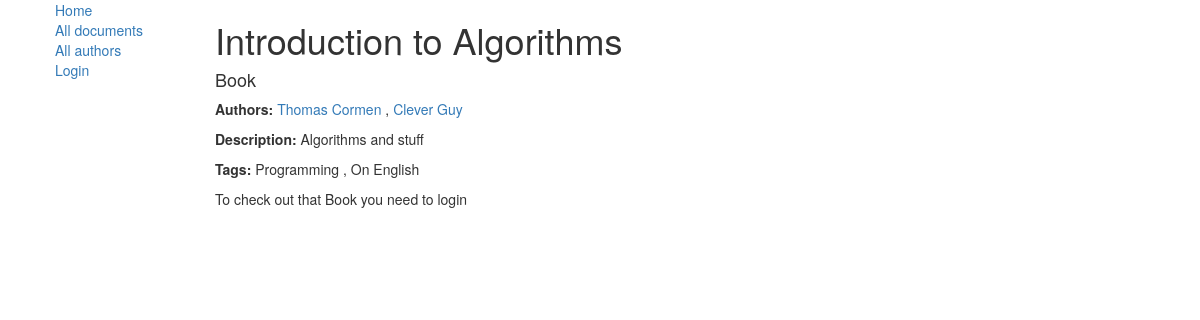
The page /library/document/2 on the database its author committed.
### library/models.py (models this page shows, shortened)
class Document(models.Model):
    title = models.CharField(max_length=100)
    authors = models.ManyToManyField('Author', help_text='Select authors')
    description = models.TextField(max_length=1000, help_text="Enter a description of the document")
    type = models.ForeignKey('DocType', on_delete=models.SET_NULL, null=True)
    tags = models.ManyToManyField('Tag', help_text="Select tags")
    quantity = models.IntegerField(null=True)
    bestseller = models.BooleanField(default=False)

class DocType(models.Model):
    name = models.CharField(max_length=50, help_text="Document type name")
    fields = models.CharField(max_length=1000, blank=True,
                              help_text="Fields labels separated with semicolon. Max: 5")
    max_days = models.IntegerField(help_text='Maximum days for loan in regular case', null=True)
    max_days_bestseller = models.IntegerField(help_text='Maximum days for loan if document is bestseller', null=True)
    max_days_privileges = models.IntegerField(help_text='Maximum days for loan for privileged patrons', null=True)
    class Meta:
        verbose_name = "Document Type"
        verbose_name_plural = "Documents' Types"
    def __str__(self):
        return self.name

class Author(models.Model):
    first_name = models.CharField(max_length=100)
    last_name = models.CharField(max_length=100)
    date_born = models.DateField(null=True, blank=True)
    date_died = models.DateField('Died', null=True, blank=True)
    def get_absolute_url(self):
        return reverse('author-detail', args=[str(self.id)])

class Tag(models.Model):
    caption = models.CharField(max_length=100, blank=True)
    def __str__(self):
        return self.caption

### library/views.py (the view)
# urls.py: url(r'^document/(?P<id>\d+)$', views.get_document_detail, name='document-detail'),
def get_document_detail(request, id):
    user = auth.get_user(request)
    document = Document.objects.get(id=id)
    if user.is_authenticated:
        wished = WishList.objects.filter(user_id=user.id, document_id=document.id)
        ordered = RecordsLog.objects.filter(user=user, document=document)
        if request.method == 'POST':
            form = ReserveButton(request.POST)
            if form.clean_order():
                record = WishList.objects.create(user=user, document=document,
                                                 timestamp=datetime.datetime.today().isoformat(), executed=False)
                record.save()
            else:
                WishList.objects.filter(user_id=user.id, document_id=document.id).delete()
            wished = WishList.objects.filter(user=user, document=document)
            ordered = RecordsLog.objects.filter(user_id=user.id, document_id=document.id)
        else:
            form = ReserveButton()
        return render(request, 'library/document_detail.html',
                      context={'ordered': ordered, 'wished': wished, "document": document})
    else:
        return render(request, 'library/document_detail.html',
                      context={"document": document})

### library/templates/library/document_detail.html (shortened to what this page needs)
{% extends "base_generic.html" %}
{% block content %}
<head>
</head>
    <h1>{{ document.title }}</h1>
    <h4>{{ document.type }}</h4>
    <p><strong>Authors:</strong> <a href=""></a>
        {% for author in document.authors.all %}
            <a href="{{ author.get_absolute_url }}">{{ author.first_name }} {{ author.last_name }}</a>
            {% if not forloop.last %},{% endif %}
        {% endfor %}</p>
    <p><strong>Description:</strong> {{ document.description }}
    <p><strong>Tags:</strong>
        {% for tag in document.tags.all %}
            {{ tag }}
            {% if not forloop.last %},{% endif %}
        {% endfor %}
        {% if user.is_authenticated %}
            {% if ordered %}
                    <p>Given out to you</p>
            {% elif document.quantity > 0 %}
                {% if wished %}
                    <form action="" method="post">
                     {% csrf_token %}
                        {{ form }}
                        <input type="submit" name="cancel_order" value="Cancel order"/>
                    </form>
                {% else %}
                    <form action="" method="post">
                     {% csrf_token %}
                        {{ form }}
                        <input type="submit" name="document_order" value="Order"/>
                    </form>
                {% endif %}
            {% else %}
                <p class="redtext">There are no copies in the library yet</p>
            {% endif %}
        {% else %} <p>To check out that {{ document.type }} you need to login</p>{% endif %}
{% endblock %}

### rows shown on the page
Document: title "Introduction to Algorithms", type "Book", description "Algorithms and stuff"
Author: first_name "Thomas", last_name "Cormen"
Author: first_name "Clever", last_name "Guy"
Tag: caption "Programming"
Tag: caption "On English"
